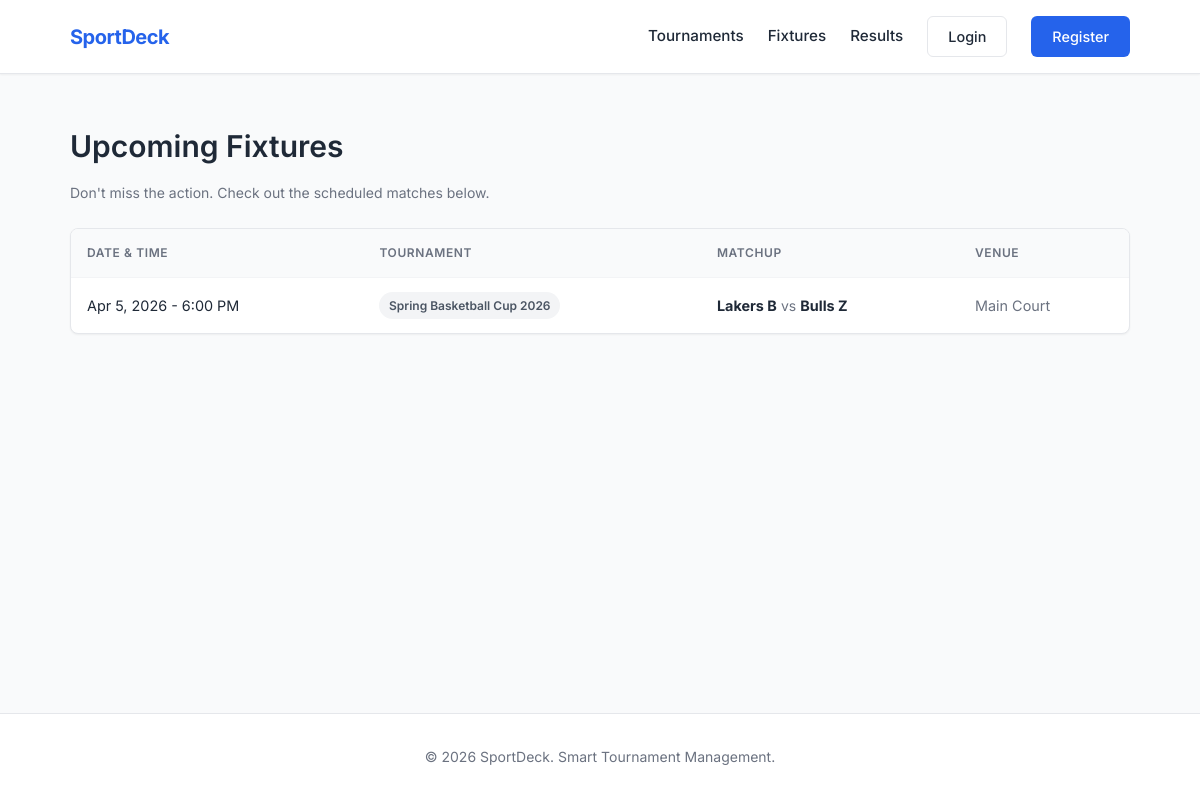
The app's page /fixtures.php with its own data.
### tables this page shows
CREATE TABLE IF NOT EXISTS matches (
    id INT AUTO_INCREMENT PRIMARY KEY,
    tournament_id INT NOT NULL,
    team1_id INT NOT NULL,
    team2_id INT NOT NULL,
    match_date DATETIME NOT NULL,
    venue VARCHAR(100) DEFAULT NULL,
    status ENUM('upcoming', 'completed') DEFAULT 'upcoming',
    FOREIGN KEY (tournament_id) REFERENCES tournaments(id) ON DELETE CASCADE,
    FOREIGN KEY (team1_id) REFERENCES teams(id) ON DELETE CASCADE,
    FOREIGN KEY (team2_id) REFERENCES teams(id) ON DELETE CASCADE
);

CREATE TABLE IF NOT EXISTS tournaments (
    id INT AUTO_INCREMENT PRIMARY KEY,
    name VARCHAR(200) NOT NULL,
    sport_type VARCHAR(50) NOT NULL,
    start_date DATE NOT NULL,
    end_date DATE NOT NULL,
    status ENUM('upcoming', 'ongoing', 'completed') DEFAULT 'upcoming',
    max_players INT DEFAULT NULL   
);

CREATE TABLE IF NOT EXISTS teams (
    id INT AUTO_INCREMENT PRIMARY KEY,
    name VARCHAR(100) NOT NULL,
    coach_name VARCHAR(100) DEFAULT NULL,
    tournament_id INT NOT NULL,
    FOREIGN KEY (tournament_id) REFERENCES tournaments(id) ON DELETE CASCADE
);

### includes/config.php (called while the page is built, shortened)
<?php
function displayDateTime($datetime) {
    return date("M j, Y - g:i A", strtotime($datetime));
}
?>

### fixtures.php (the view, shortened to what this page needs)
<?php
require_once 'includes/config.php';
$where = "m.status = 'upcoming'";
$params = [];
$stmt = $pdo->prepare("
    SELECT m.*, t1.name as team1, t2.name as team2, tr.name as tournament_name
    FROM matches m
    JOIN teams t1 ON m.team1_id = t1.id
    JOIN teams t2 ON m.team2_id = t2.id
    JOIN tournaments tr ON m.tournament_id = tr.id
    WHERE $where
    ORDER BY m.match_date ASC
");
$stmt->execute($params);
$fixtures = $stmt->fetchAll();
include 'includes/header.php';
?>
<div class="mb-3">
    <h1 class="page-title">Upcoming Fixtures</h1>
    <p class="text-muted">Don't miss the action. Check out the scheduled matches below.</p>
</div>
<div class="table-wrapper">
    <table class="table">
        <thead>
            <tr>
                <th>Date & Time</th>
                <th>Tournament</th>
                <th>Matchup</th>
                <th>Venue</th>
            </tr>
        </thead>
        <tbody>
            <?php if (count($fixtures) > 0): ?>
                <?php foreach ($fixtures as $f): ?>
                    <tr>
                        <td style="white-space:nowrap;"><?php echo displayDateTime($f['match_date']); ?></td>
                        <td><span class="badge badge-gray"><?php echo htmlspecialchars($f['tournament_name']); ?></span></td>
                        <td><strong><?php echo htmlspecialchars($f['team1']); ?></strong> <span class="text-muted text-sm mx-1">vs</span> <strong><?php echo htmlspecialchars($f['team2']); ?></strong></td>
                        <td class="text-muted"><?php echo htmlspecialchars($f['venue'] ?: 'TBA'); ?></td>
                    </tr>
                <?php endforeach; ?>
            <?php else: ?>
                <tr>
                    <td colspan="4" class="text-center py-4 text-muted">No upcoming fixtures found.</td>
                </tr>
            <?php endif; ?>
        </tbody>
    </table>
</div>
<?php include 'includes/footer.php'; ?>

### css/style.css (style rules this page uses)
:root { --bg-color: #f9fafb; --text-main: #1f2937; --text-muted: #6b7280; --primary: #2563eb; --primary-hover: #1d4ed8; --border: #e5e7eb; --border-light: #f3f4f6; --surface: #ffffff; --danger: #ef4444; --success: #10b981; --shadow-sm: 0 1px 2px 0 rgba(0, 0, 0, 0.05); --shadow-md: 0 4px 6px -1px rgba(0, 0, 0, 0.1), 0 2px 4px -1px rgba(0, 0, 0, 0.06); }
* { box-sizing: border-box; margin: 0; padding: 0; font-family: 'Inter', sans-serif; }
body { background-color: var(--bg-color); color: var(--text-main); line-height: 1.6; font-size: 15px; display: flex; flex-direction: column; min-height: 100vh; }
h1, h2, h3, h4 { color: var(--text-main); font-weight: 600; margin-bottom: 0.75rem; }
.text-muted { color: var(--text-muted); font-size: 0.875rem; }
.mb-3 { margin-bottom: 1.5rem; }
.table-wrapper { overflow-x: auto; background: var(--surface); border: 1px solid var(--border); border-radius: 8px; box-shadow: var(--shadow-sm); }
.table { width: 100%; border-collapse: collapse; text-align: left; }
.table th, .table td { padding: 0.875rem 1rem; border-bottom: 1px solid var(--border-light); font-size: 0.9rem; }
.table th { background-color: var(--bg-color); font-weight: 600; color: var(--text-muted); text-transform: uppercase; font-size: 0.75rem; letter-spacing: 0.05em; }
.table tr:last-child td { border-bottom: none; }
.table tbody tr { transition: background-color 0.15s ease; }
.badge { display: inline-block; padding: 0.25rem 0.6rem; border-radius: 9999px; font-size: 0.75rem; font-weight: 600; text-transform: capitalize; }
.badge-gray { background-color: #f3f4f6; color: #4b5563; }
.text-sm { font-size: 0.875rem; }

### records on screen
matches: match_date "Apr 5, 2026 - 6:00 PM", tournament.name "Spring Basketball Cup 2026", team1.name "Lakers B", team2.name "Bulls Z", venue "Main Court"
